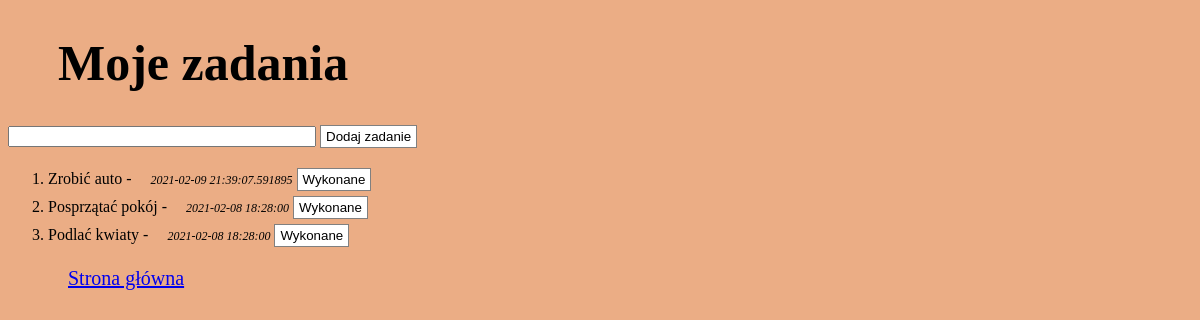
The app's page /zadania, older data.
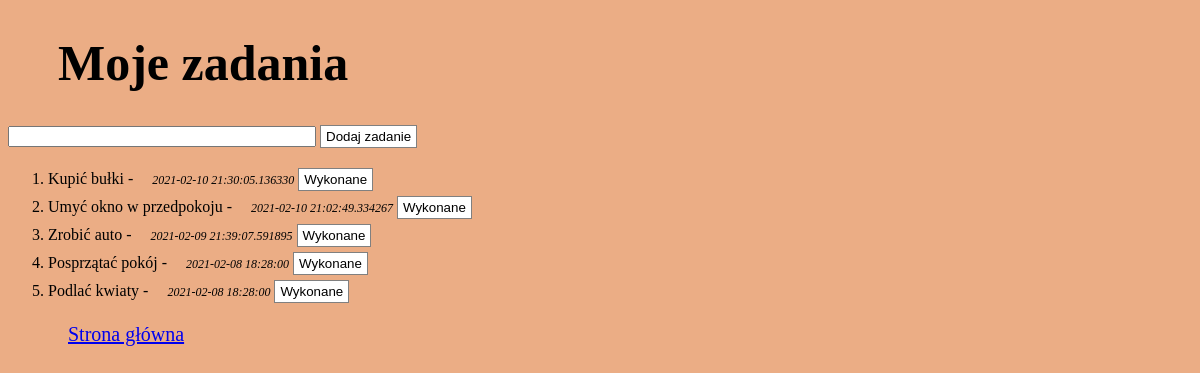
The same page, newer data.
### tables this page shows
CREATE TABLE zadania (
    id integer primary key autoincrement,  --identyfikator
    zadanie text not null,   --opis zadania do wykonania
    zrobione boolean not null,   --informacja czy zadanie wykonano
    data_dodania datetime not null --data dodania zadania
);

### main.py (the view, shortened to what this page needs)
@app.route('/zadania', methods=['GET', 'POST'])
def zadania():
    error=None
    db = get_db()
    kursor = db.execute('SELECT * FROM zadania ORDER BY data_dodania DESC;')
    zadania = kursor.fetchall()  #fetchall zwraca dane w formie listy
    return render_template('zadania.html', zadania=zadania, error=error)

### main.py (called while the page is built)
def get_db():
    if not g.get('db'):  # jezeli brak połączenia to je tworzymy
        conn = sqlite3.connect(app.config['DATABASE'])
        conn.row_factory = sqlite3.Row
        g.db = conn  # zapisujemy połączenie w kontekście aplikacji
    return g.db  # zwracamy połączenie z bazą

### templates/zadania.html (shortened to what this page needs)
<!DOCTYPE html>
<html lang="en">
<head>
    <link rel="stylesheet" type="text/css" href="{{url_for('static', filename='style.css') }}">
</head>
<body>
    <h1> {{config.SITE_NAME}}</h1>
    <form class="add-form" method="POST" action="{{ url_for('zadania') }}">
      <input name="zadanie" value=""/>
      <button type="submit">Dodaj zadanie</button>
    </form>
    <ol>
        {% for zadanie in zadania %}
            <li>
                {% if zadanie.zrobione %}
                    <span class="done">{{ zadanie.zadanie}}- <em> {{zadanie.data_dodania}}</em></span>
                {% else %}
                    {{zadanie.zadanie}} - <em> {{zadanie.data_dodania}}</em>
                {% endif %}
                {% if not zadanie.zrobione %}
                    <form method="POST" action="{{ url_for('zrobione') }}">
                      <button type="submit">Wykonane</button>
                    </form>
                {% endif %}
            </li>
            {% endfor %}
    </ol>
    <p><a href="{{url_for('index')}}">Strona główna</a></p>
</body>
</html>

### static/style.css (style rules this page uses)
body { margin-top: 30px; background-color: #ebad85; }
h1 { margin-left: 50px; font-size: 50px; font-family: Monotype corsiva; }
p { margin-left: 60px; font-size: 20px; font-family: Monotype corsiva; }
ol { text-align: left; }
em { font-size: 12px; margin-left: 15px; }
form { display: inline-block; margin-bottom: 0; }
input[name="zadanie"] { width: 300px; }
li { margin-bottom: 5px; }
button { padding:3px 5px; cursor: pointer; color:black; font-size: 13px/1.5em; background:white; border: 1px solid grey; }

Row changes from the older to the newer data that the page shows:
added zadania: zadanie "Kupić bułki", data_dodania "2021-02-10 21:30:05.136330"
added zadania: zadanie "Umyć okno w przedpokoju", data_dodania "2021-02-10 21:02:49.334267"
